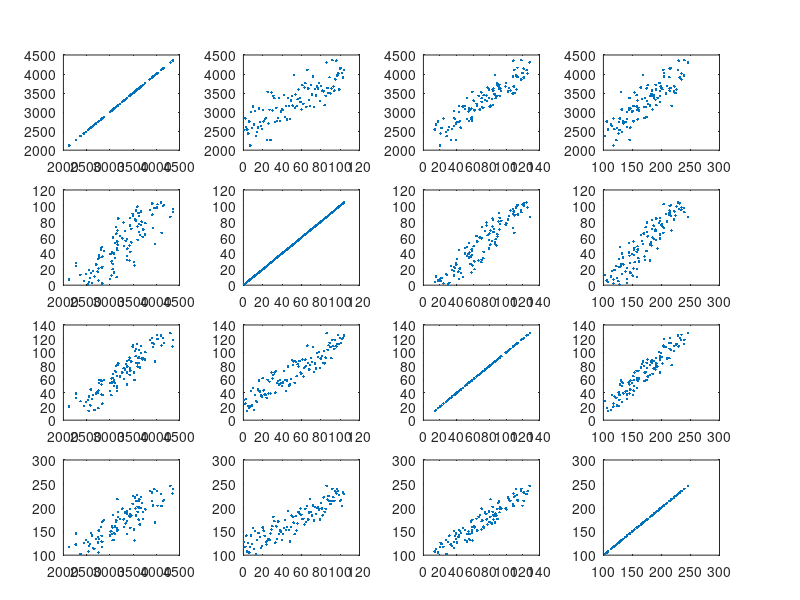
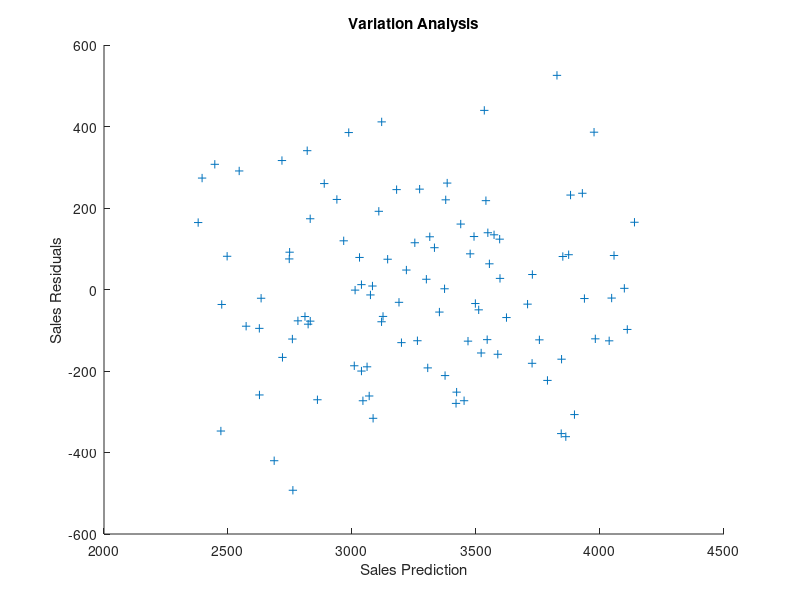

The MATLAB source for these figures, in order: (Note: this script raises an error after producing the figures.)
clc; clear; close all;

% load data Ads info by week
data = load('budget_data.txt'); 

% data entries
n = size(data,1);

% # of explanatory variables (used)
k = 2; 

% model parameters (explanatory variables)
week = data(:,1); % x1 
print = data(:,2); % x2
tv = data(:,3); % x3 
% response
sales = data(:,4); % y

% setup of all variables in matrix X
X = [week, print, tv];

% print scatter plot matrix againt sales
[H,AX,BigAx,P,PAx] = plotmatrix([sales,X], [sales,X]);

% We will take week out of the analysis.
X = [print, tv];

% adding ones colum for regress function.
X = [ones(n,1), X];

% estimation of regression model using [regress]
% more info at: http://www.mathworks.com/help/stats/regress.html?searchHighlight=regress%20alpha
[b, bint, r, rint, stats] = regress(sales, X);

% residuals
residuals = r;

% r-squared
r2 = stats(1);

% linear regression Bi's
b0 = b(1); % intercept (sales)
b1 = b(2); % print
b2 = b(3); % tv

%Standard Error
Se2 = sum((sales - b0 - b1 * print - b2 * tv).^2) / (n-k-1);
Se = sqrt(Se2);

% VIF bewteen TV ads and Printed Ads
% this two variables has the highest correlation coeficient.
% VIF = 9. which mean that affects SE by 3 times.
VIF = 1 / (1 - corr(tv, print)^2); 

%Standard Error or Marginal Slope
Seb3 = (Se / sqrt(n)) * (1 / mean(print));

% Standaed Error of Marginal Slope 
% adjusted for collinearity
Seb3Adj = Se / ( sqrt(n) * mean(print)) * sqrt(VIF);

% Ratio of how bad collinarity affects Standard Error for print:
% Seb3Times tells hos many times is the Standard Error increased due to
% collinearity
Seb3Times = Seb3Adj / Seb3; % (3 Times Bro!)

% Linear Regression Prediction
salesPrediction = b0 + b1 * print + b2 * tv; 

% Check for Similar Variation
% if variation seems random, the models for far looks good.
% there should not be an obvious pattern
figure;
scatter(salesPrediction, residuals, '+r');
title('Variation Analysis');
xlabel('Sales Prediction');
ylabel('Sales Residuals');
refline;

% Check for Independence over time
% if variation seems random, the models for far looks good.
% there should not be an obvious pattern
figure;
scatter(week, residuals, 'xb');
title('Independence Analysis');
xlabel('Over Time (weeks)');
ylabel('Sales Residuals');
refline;

% Check if the residuals are nearly normally disitrbuted
% Interquartile plot
figure;
scatter(zscore(residuals), residuals, '.');
title('Interquartile - Sales Residuals');

figure;
hist(residuals,10);
title('Residuals - Normal Disitrbution');

% Partial Slope Standard Error
tvPSe = Se / (sqrt(n-1)* std(tv)) * sqrt( 1 / (1 - corr(tv, print)^2)); 
printPSe = Se / (sqrt(n-1)* std(print)) * sqrt( 1 / (1 - corr(tv, print)^2)); 

% t-statistic for Partial Slopes
% to obtain p-value and see if their contribution is 
% statistically significant
tstatTv = b2 / tvPSe;
tstatPrint = b1 / printPSe;

% p-values 
pValTV = 2*(1-tcdf(abs(tstatTv),n-2)); % = 0.4373 (warning!)
pValPrint = 2*(1-tcdf(abs(tstatPrint),n-2)); % < .0001

% Is the model statistically significant?
% F-test aims to tell if the variables explains the model.
% ratio of fitted values to the residuals
% R2 = 0.83, F = 167.5 with n = 104 (Looks Good)
% usually F > 5 is statistically significant. Well, we got 167.
F = (r2 / (1- r2)) * ((n-k-2)/k);

% THE MAGIC BALL: Prediction
% lets say we have 360 thousand dollars to use. I will suggest using
% 40% on Tv ads and 60% on printed. The earnings will be $5750 thousand.
earnings = b0 + b1 * (360 * 0.6) + b2 * (360 * 0.4);
% The standard error of this models is Se +- the predicted value.
% Se = 2.070675074888599e+02 = 207.06 x 2 = 414.135 with 95% confidence








